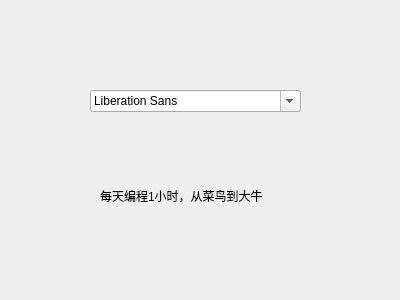
<?xml version="1.0" encoding="UTF-8"?>
<ui version="4.0">
 <class>Form</class>
 <widget class="QWidget" name="Form">
  <property name="geometry">
   <rect>
    <x>0</x>
    <y>0</y>
    <width>400</width>
    <height>300</height>
   </rect>
  </property>
  <property name="windowTitle">
   <string>Form</string>
  </property>
  <widget class="QFontComboBox" name="fontComboBox">
   <property name="geometry">
    <rect>
     <x>90</x>
     <y>90</y>
     <width>211</width>
     <height>22</height>
    </rect>
   </property>
  </widget>
  <widget class="QLabel" name="label">
   <property name="geometry">
    <rect>
     <x>100</x>
     <y>180</y>
     <width>221</width>
     <height>31</height>
    </rect>
   </property>
   <property name="text">
    <string>每天编程1小时，从菜鸟到大牛</string>
   </property>
  </widget>
 </widget>
 <resources/>
 <connections/>
</ui>
